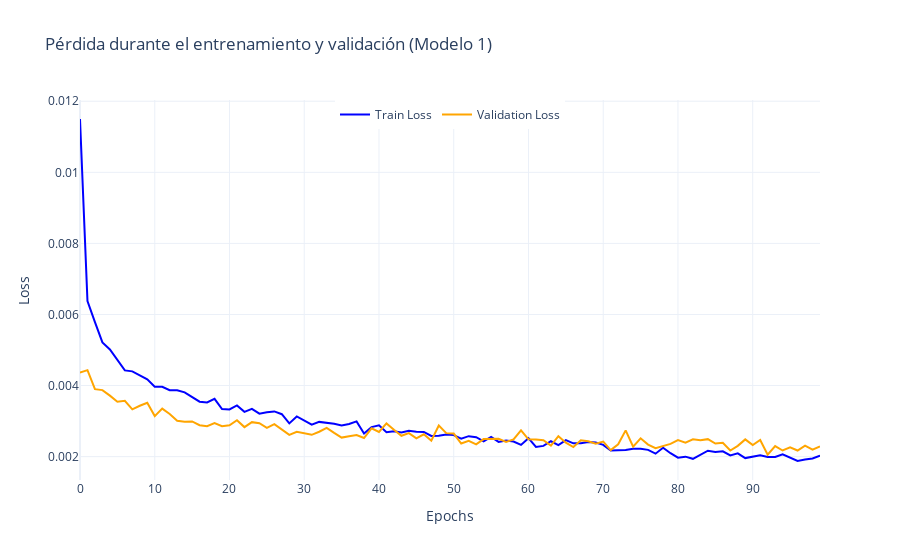
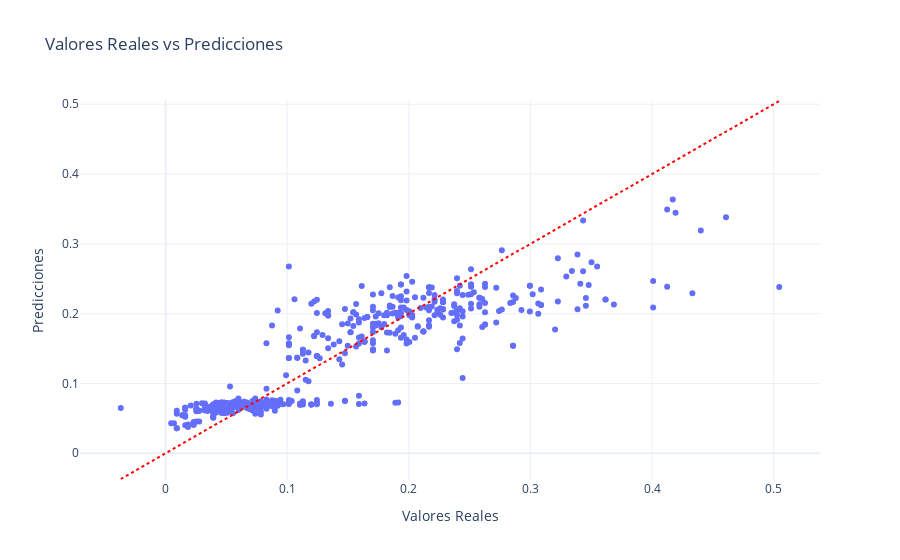

Notebook cell for these charts, in order:
### Code cell
import plotly.express as px
import plotly.graph_objects as go

model = Sequential([
    Input(shape=(X_train.shape[1],)),  # Camada de entrada
    Dense(units=64, activation='relu'),
    Dropout(0.2),  # Regularizar para evitar overfitting
    Dense(units=32, activation='relu'),
    Dropout(0.2),
    Dense(units=16, activation='relu'),
    Dropout(0.2),
    Dense(units=8, activation='relu'),
    Dense(units=1)  # Camada de salida
])

model.compile(optimizer=Adam(learning_rate=0.001), loss='mean_squared_error')

history = model.fit(
    X_train, y_train,
    validation_data=(X_test, y_test),
    epochs=100,
    batch_size=32,
    verbose=1
)

fig = go.Figure()
fig.add_trace(go.Scatter(y=history.history['loss'], mode='lines', name='Train Loss', line=dict(color='blue')))
fig.add_trace(go.Scatter(y=history.history['val_loss'], mode='lines', name='Validation Loss', line=dict(color='orange')))
fig.update_layout(title="Pérdida durante el entrenamiento y validación (Modelo 1)",
                  xaxis_title="Epochs", yaxis_title="Loss", template="plotly_white",
                  legend=dict(x=0.5, y=1, xanchor='center', orientation='h'))
fig.show()

test_loss = model.evaluate(X_test, y_test)
print(f"Pierda en el conjunto de teste: {test_loss}")

predictions = model.predict(X_test)


# Graficar el resultado del entrenamiento del modelo usando plotly
resultados_df = pd.DataFrame({
    "Valores Reales": y_test,
    "Predicciones": predictions.ravel() # predictions tiene 2D, ravel para transformar en 1D para la creación del df
})

fig = px.scatter(
    resultados_df,
    x="Valores Reales",
    y="Predicciones",
    title="Valores Reales vs Predicciones",
    template="plotly_white"
)

# Añadir una línea de referencia donde las predicciones coinciden perfectamente con los valores reales
fig.add_shape(
    type="line",
    x0=resultados_df["Valores Reales"].min(),
    y0=resultados_df["Valores Reales"].min(),
    x1=resultados_df["Valores Reales"].max(),
    y1=resultados_df["Valores Reales"].max(),
    line=dict(color="red", dash="dot")
)

fig.show()

### Figure 1 — Plotly figure (JSON) as saved in the notebook; plotly's stock layout.template omitted (floating-point values rounded to 4 significant figures)
{"data": [{"line": {"color": "blue"}, "mode": "lines", "name": "Train Loss", "type": "scatter", "y": [0.0115, 0.006377, 0.005784, 0.005212, 0.005017, 0.004717, 0.004427, 0.004399, 0.004299, 0.004177, 0.003968, 0.003965, 0.003868, 0.00387, 0.003809, 0.003679, 0.003546, 0.003525, 0.003626, 0.003339, 0.003328, 0.00344, 0.00326, 0.003343, 0.003209, 0.003248, 0.003272, 0.003194, 0.002934, 0.003129, 0.003004, 0.002897, 0.002977, 0.002954, 0.002925, 0.002876, 0.002917, 0.002992, 0.002648, 0.00283, 0.00288, 0.002684, 0.002713, 0.002677, 0.002727, 0.002702, 0.002695, 0.002581, 0.002585, 0.002621, 0.002605, 0.002507, 0.002576, 0.002546, 0.002429, 0.002552, 0.002414, 0.002452, 0.002426, 0.00233, 0.002518, 0.002273, 0.002302, 0.002432, 0.002323, 0.002466, 0.002373, 0.002379, 0.00241, 0.002397, 0.00233, 0.002171, 0.002174, 0.002187, 0.002222, 0.002223, 0.00219, 0.002083, 0.002251, 0.002096, 0.001971, 0.001999, 0.001938, 0.00206, 0.002165, 0.002133, 0.002151, 0.002034, 0.002091, 0.001959, 0.002008, 0.002039, 0.001989, 0.001991, 0.002067, 0.001963, 0.001877, 0.001918, 0.001947, 0.002028]}, {"line": {"color": "orange"}, "mode": "lines", "name": "Validation Loss", "type": "scatter", "y": [0.004363, 0.004433, 0.003897, 0.003872, 0.003715, 0.003545, 0.003572, 0.00333, 0.003431, 0.003517, 0.00314, 0.00335, 0.003198, 0.003008, 0.002978, 0.00299, 0.002883, 0.002854, 0.002941, 0.002855, 0.00288, 0.003023, 0.00283, 0.00297, 0.00294, 0.002809, 0.002913, 0.002752, 0.002611, 0.002697, 0.002647, 0.002613, 0.0027, 0.002807, 0.002668, 0.002536, 0.002575, 0.002608, 0.002524, 0.002796, 0.002693, 0.002934, 0.002756, 0.002587, 0.002661, 0.002513, 0.002629, 0.002448, 0.002877, 0.002661, 0.002649, 0.002369, 0.002446, 0.002344, 0.002493, 0.002493, 0.002503, 0.002411, 0.002483, 0.002741, 0.002487, 0.00248, 0.002461, 0.00231, 0.002574, 0.002392, 0.002271, 0.002461, 0.002433, 0.002365, 0.002423, 0.002184, 0.002347, 0.002739, 0.00228, 0.002516, 0.002339, 0.002237, 0.002302, 0.002357, 0.002464, 0.002395, 0.002485, 0.002457, 0.002492, 0.002367, 0.00239, 0.002172, 0.002304, 0.002484, 0.002323, 0.002466, 0.002055, 0.002296, 0.002172, 0.00226, 0.002172, 0.002311, 0.002196, 0.002286]}], "layout": {"legend": {"orientation": "h", "x": 0.5, "xanchor": "center", "y": 1}, "title": {"text": "Pérdida durante el entrenamiento y validación (Modelo 1)"}, "xaxis": {"title": {"text": "Epochs"}}, "yaxis": {"title": {"text": "Loss"}}}}

### Figure 2 — Plotly figure (JSON) as saved in the notebook; plotly's stock layout.template omitted (floating-point values rounded to 4 significant figures; data arrays with more than 128 entries replaced by an {"elided": "..."} marker saying what was removed)
{"data": [{"hovertemplate": "Valores Reales=%{x}<br>Predicciones=%{y}<extra></extra>", "legendgroup": "", "marker": {"color": "#636efa", "symbol": "circle"}, "mode": "markers", "name": "", "orientation": "v", "showlegend": false, "type": "scatter", "x": {"elided": "500 float values"}, "xaxis": "x", "y": {"elided": "500 float values"}, "yaxis": "y"}], "layout": {"legend": {"tracegroupgap": 0}, "shapes": [{"line": {"color": "red", "dash": "dot"}, "type": "line", "x0": -0.03687, "x1": 0.5046, "y0": -0.03687, "y1": 0.5046}], "title": {"text": "Valores Reales vs Predicciones"}, "xaxis": {"anchor": "y", "domain": [0, 1], "title": {"text": "Valores Reales"}}, "yaxis": {"anchor": "x", "domain": [0, 1], "title": {"text": "Predicciones"}}}}
